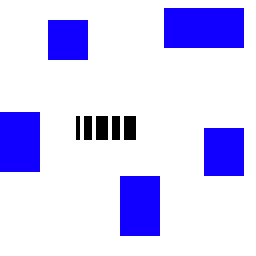
#> input picture Pix2Pix_Project/sample_dataset/A/600/600_1.png, 256 x 256 px, found by its file name; its folder holds only this picture in this run
$ python combine_images.py
#> lines starting #> are read from the running program, lines starting #| are printed output that depends on the picture
import os
import numpy as np
import cv2
from tqdm import tqdm
from PIL import Image

# Based on https://github.com/junyanz/pytorch-CycleGAN-and-pix2pix/blob/master/datasets/combine_A_and_B.py

##
# This program performs a local dataset combination.
# Path A and path B must exist and contain subfolders named 'train' and 'test'
# A represents the input and B represents the expected output
##

# Paths variables (change these to use your own dataset)
# Represents the input image
PATH_A = os.path.realpath("sample_dataset/A")
# Represents the target image
PATH_B = os.path.realpath("sample_dataset/B")
# Represents the combined folder
PATH_AB = os.path.realpath("sample_dataset/AB")

# Function to write the combined images


def write_image(path_A, path_B, path_AB):
    im_A = Image.open(path_A)
#> im_A is the input picture: PIL image 256x256 RGBA; mean R, G, B, A 209.1, 206.1, 250.9, 255
    im_B = Image.open(path_B)

    im_A = add_border(im_A)
    im_B = add_border(im_B)
    im_AB = combine_imgs(im_A, im_B)
    im_AB.save(path_AB)


def add_border(img):
    ow, oh = img.size
#> ow = 256; oh = 256
    w = max(ow, oh)
#> w = 256
    out = Image.new('RGB', (w, w))
#> out: PIL image 256x256 RGB; every value is 0
    out.paste(img)
    return out


def combine_imgs(img_a, img_b):
    w, h = img_a.size
#> w = 256; h = 256
    out = Image.new('RGB', (w * 2, h))
#> out: PIL image 512x256 RGB; every value is 0
    out.paste(img_a)
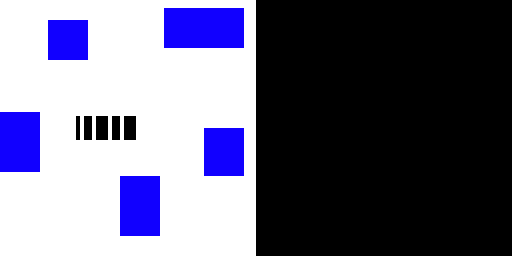
#> out: PIL image 512x256 RGB; mean R, G, B 104.5, 103, 125.4
    out.paste(img_b, (w, 0))
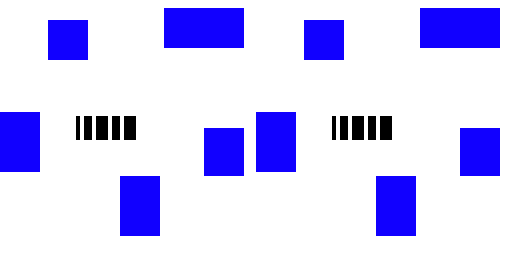
#> out: PIL image 512x256 RGB; mean R, G, B 209.1, 206.1, 250.9
    return out


# Get the name of the buckets to be populated (default should be 'test' and 'train')
buckets = os.listdir(PATH_A)

# Iterate through the buckets
for bucket in buckets:
    # Define the folders for input and output images
    img_fold_A = os.path.join(PATH_A, bucket)
    img_fold_B = os.path.join(PATH_B, bucket)

    # Define the folder for the combined images
    img_fold_AB = os.path.join(PATH_AB, bucket)

    # List the images to be combined
    img_list = os.listdir(img_fold_A)

    # Create the destination folder if it does not exist
    if not os.path.isdir(img_fold_AB):
        os.makedirs(img_fold_AB)

    # Iterate through the images
    img_count = len(img_list)
    for n in tqdm(range(img_count)):

        # Get the name of the image in folder A and its resulting path
        name_A = img_list[n]
        path_A = os.path.join(img_fold_A, name_A)

        # Define the name of the image in folder B based on the name in folder B, same for path
        name_B = name_A
        path_B = os.path.join(img_fold_B, name_B)

        # Confirm that images have the same name in both folders
        if not os.path.isfile(path_B):
            ext_A = name_A.split('.')[1]
            ext_B = ""
            # If not, try a different file extension (SHOULD BE EITHER png OR jpg)
            if ext_A.lower() == "jpg":
                ext_B = ".png"
            elif ext_A.lower() == "png":
                ext_B = ".jpg"

            name_B = name_B.split('.')[0] + ext_B
            path_B = os.path.join(img_fold_B, name_B)

        if os.path.isfile(path_A) and os.path.isfile(path_B):
            # Define the name and path of the combined file
            name_AB = name_A
            path_AB = os.path.join(img_fold_AB, name_AB)
            # Write the combined file
            write_image(path_A, path_B, path_AB)
#> pass 2 of the loop `for bucket in buckets:`:
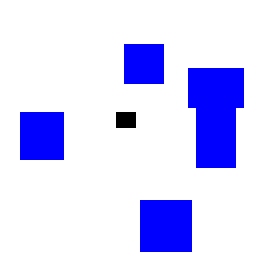
#> input picture Pix2Pix_Project/sample_dataset/A/605/605_0.png, 256 x 256 px, found by its file name
#> in write_image, im_A is the input picture: PIL image 256x256 RGBA; mean R, G, B, A 210.7, 210.7, 253.8, 255
#> in combine_imgs (call 2), `out.paste(img_a)`:
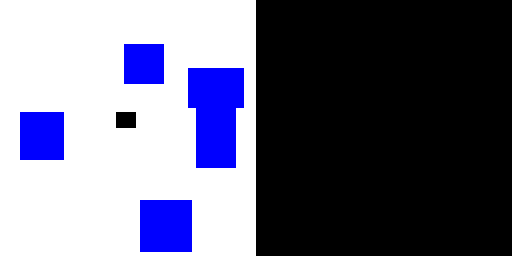
#> out: PIL image 512x256 RGB; mean R, G, B 105.4, 105.4, 126.9
#> in combine_imgs (call 2), `out.paste(img_b, (w, 0))`:
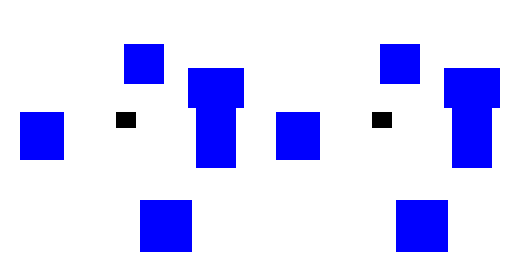
#> out: PIL image 512x256 RGB; mean R, G, B 210.7, 210.7, 253.8
